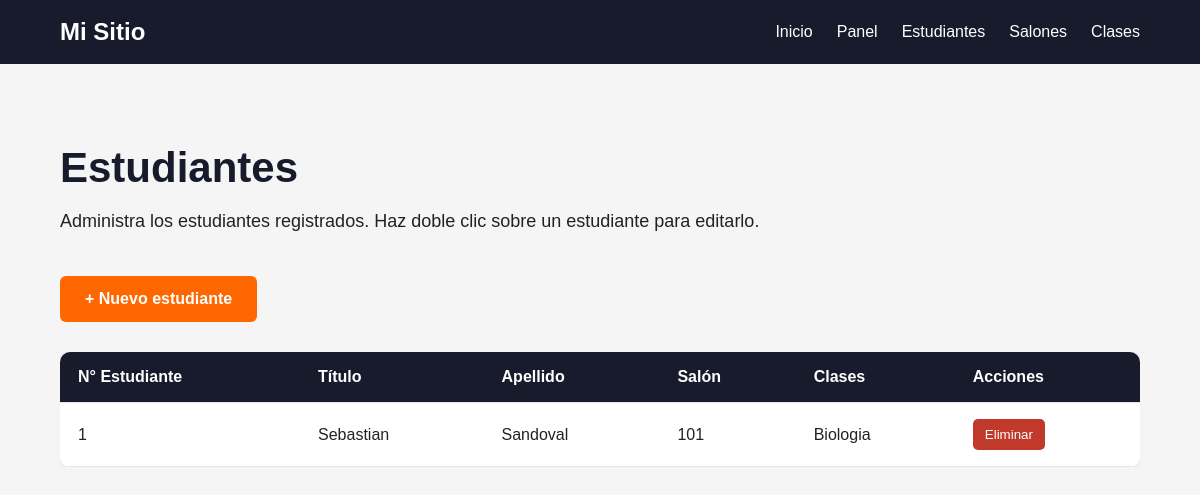
The page /estudiantes/lista/ on the database as committed earlier.
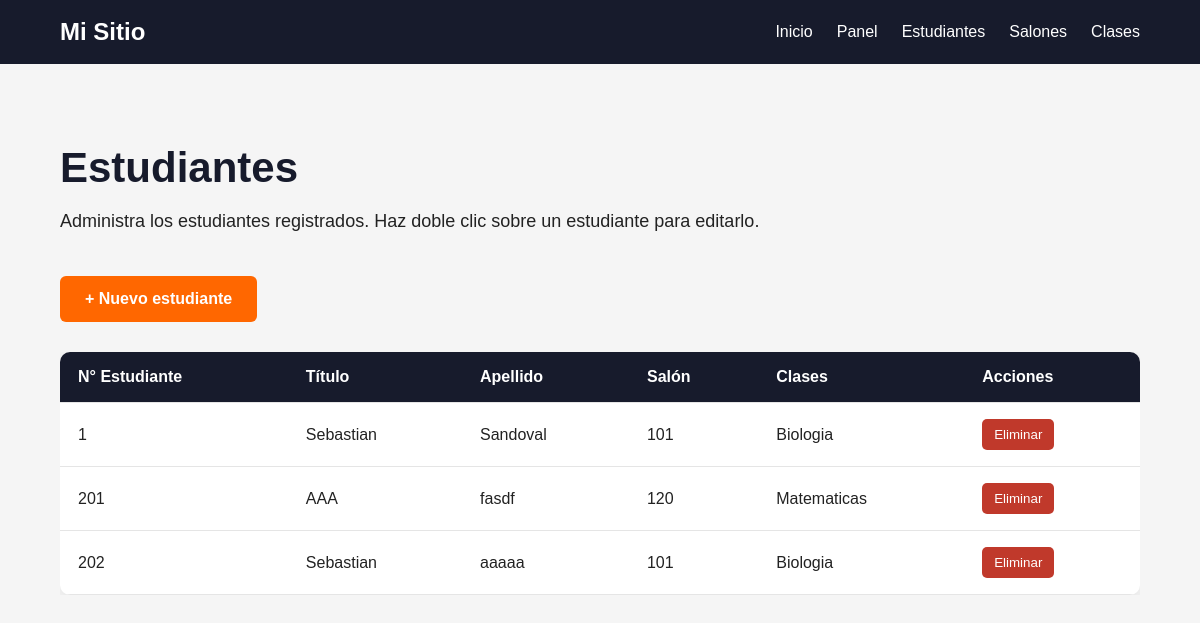
The same page on the database as committed later.
### estudiantes/models.py (models this page shows, shortened)
class Estudiante(models.Model):
    id_estudiante = models.AutoField(primary_key=True, verbose_name="Número de Estudiante")
    titulo = models.CharField(max_length=20, verbose_name="Título/Tratamiento")  # Ej: Sr., Srita.
    apellido = models.CharField(max_length=100, verbose_name="Apellido")
    salon = models.ForeignKey(
        Salon,
        on_delete=models.CASCADE,
        related_name="estudiantes",
        verbose_name="Salón Asignado"
    )
    clases = models.ManyToManyField(
        Clase,
        through="EstudianteClase",
        related_name="estudiantes",
        verbose_name="Clases Inscritas"
    )
    class Meta:
        verbose_name = "Estudiante"
        verbose_name_plural = "Estudiantes"

class Salon(models.Model):
    id_salon = models.IntegerField(primary_key=True, verbose_name="Número de Salón")
    class Meta:
        verbose_name = "Salón"
        verbose_name_plural = "Salones"

class Clase(models.Model):
    nombre_clase = models.CharField(max_length=100, verbose_name="Nombre de la Clase")
    class Meta:
        verbose_name = "Clase"
        verbose_name_plural = "Clases"

### estudiantes/views.py (the view)
def lista_estudiantes(request):
    estudiantes = (
        Estudiante.objects
        .select_related("salon")
        .prefetch_related("clases")
    )
    salones = Salon.objects.all()
    clases = Clase.objects.all()
    return render(request, "estudiantes/lista.html", {
        "estudiantes": estudiantes,
        "salones": salones,
        "clases": clases,
    })

### estudiantes/templates/estudiantes/lista.html (shortened to what this page needs)
{% extends "estudiantes/base_estudiantes.html" %}
{% block content %}
<section class="page-section">
    <div class="container">
        <div class="students-header">
            <h1>Estudiantes</h1>
            <p>
                Administra los estudiantes registrados.
                Haz doble clic sobre un estudiante para editarlo.
            </p>
        </div>
        <div class="buttons">
            <a
                href="{% url 'crear_estudiante' %}"
                class="btn btn-primary"
            >
                + Nuevo estudiante
            </a>
        </div>
        <div class="table-container">
            <table class="data-table">
                <thead>
                    <tr>
                        <th>N° Estudiante</th>
                        <th>Título</th>
                        <th>Apellido</th>
                        <th>Salón</th>
                        <th>Clases</th>
                        <th>Acciones</th>
                    </tr>
                </thead>
                <tbody>
                    {% for estudiante in estudiantes %}
                    <form
                        method="POST"
                        action="{% url 'editar_estudiante' estudiante.id_estudiante %}"
                        class="student-form"
                    >
                        <tr ondblclick="editarFila(this)">
                            <td>
                                {{ estudiante.id_estudiante }}
                            </td>
                            <td>
                                <span class="view-value">
                                    {{ estudiante.titulo }}
                                </span>
                            </td>
                            <td>
                                <span class="view-value">
                                    {{ estudiante.apellido }}
                                </span>
                            </td>
                            <td>
                                <span class="view-value">
                                    {{ estudiante.salon.id_salon }}
                                </span>
                            </td>
                            <td>
                                <span class="view-value">
                                    {% for clase in estudiante.clases.all %}
                                        {{ clase.nombre_clase }}
                                    {% empty %}
                                        Sin clases
                                    {% endfor %}
                                </span>
                            </td>
                            <td class="actions">
                                <button
                                    type="button"
                                    class="btn-delete"
                                    onclick="
                                        event.stopPropagation();
                                        eliminarEstudiante(
                                            '{{ estudiante.id_estudiante }}'
                                        );
                                    "
                                >
                                    Eliminar
                                </button>
                            </td>
                        </tr>
                    </form>
                    {% empty %}
                    <tr>
                        <td colspan="6">
                            No hay estudiantes registrados.
                        </td>
                    </tr>
                    {% endfor %}
                </tbody>
            </table>
        </div>
    </div>
</section>
{% endblock %}

Rows that differ between the two databases and show on the page:
added Estudiante: id_estudiante "201", titulo "AAA", apellido "fasdf", salon.id_salon "120"
added Clase: nombre_clase "Matematicas", shown under "201"
added Estudiante: id_estudiante "202", titulo "Sebastian", apellido "aaaaa", salon.id_salon "101", Clase (nombre_clase "Biologia")
